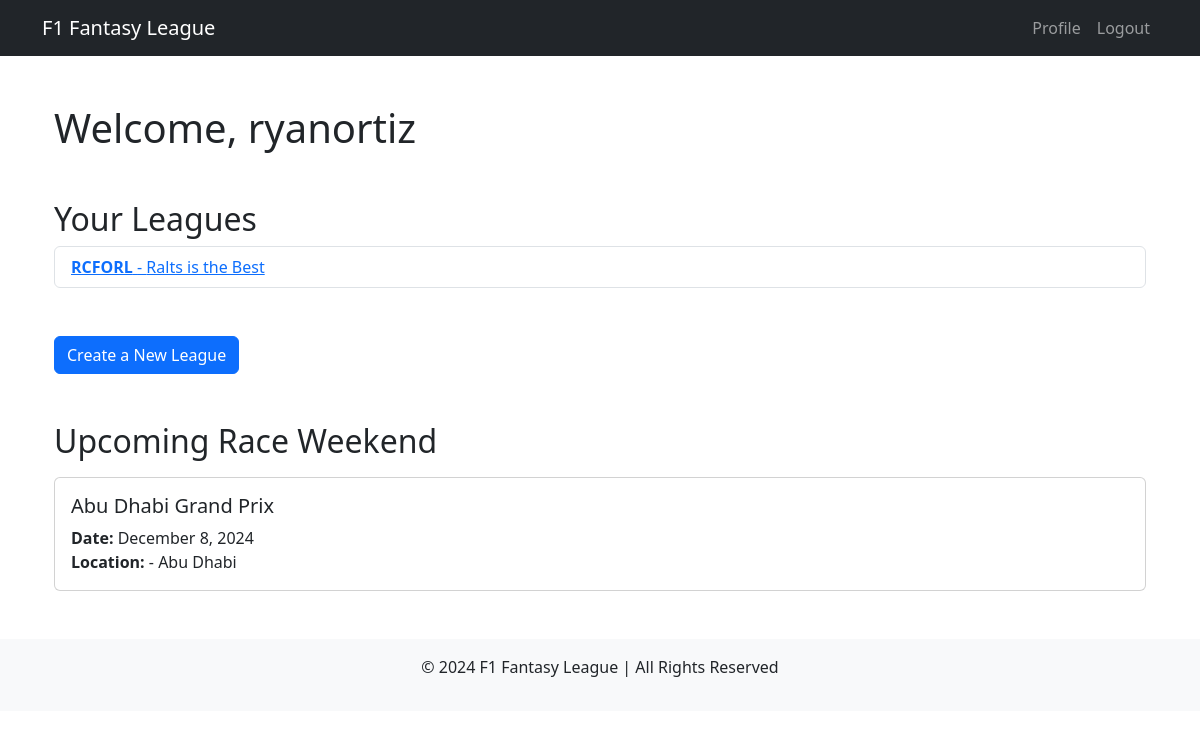
The app's page / (signed in) with its own data.
### league/models.py (models this page shows, shortened)
class League(models.Model):
    name = models.CharField(max_length=100)
    season = models.IntegerField()
    users = models.ManyToManyField(User, related_name="leagues")  # New field for users in a league

class Team(models.Model):
    user = models.ForeignKey(User, on_delete=models.CASCADE, related_name="teams")
    league = models.ForeignKey(League, on_delete=models.CASCADE, related_name="leagues")
    name = models.CharField(max_length=100)
    class Meta:
        unique_together = ('user', 'league')

class Race(models.Model):
    template = models.ForeignKey(RaceTemplate, on_delete=models.CASCADE, blank=True, null=True,related_name="races")
    league = models.ForeignKey(League, on_delete=models.CASCADE,blank=True, null=True, related_name="races")
    lineup_deadline = models.DateTimeField(blank=True, null=True)

class RaceTemplate(models.Model):
    name = models.CharField(max_length=100)
    date = models.DateField()
    location = models.CharField(max_length=100)
    season = models.IntegerField(default=2024)  # For example, the 2024 season
    round = models.IntegerField()  # The round of the race in the season
    circuit = models.CharField(max_length=300, blank=True, null=True)
    class Meta:
        unique_together = ('season', 'round')  # Ensures unique race templates per season and round

### league/views.py (the view)
# urls.py: path('', views.home_view, name='home_view'),
@login_required
def home_view(request):
    leagues = League.objects.filter(users=request.user)
    user_teams = {team.league_id: team for team in Team.objects.filter(user=request.user)}
    leagues_with_teams = [
        {
            'league_name': league.name,
            'team_name': user_teams[league.id].name if league.id in user_teams else "No Team",
            'league_id': league.id
        }
        for league in leagues
    ]
    next_race = (
        Race.objects
        .filter(league__in=leagues, template__date__gte=timezone.now().date())
        .select_related('template')
        .order_by('template__date')
        .first()
    )
    return render(request, 'league/home.html', {
        'leagues_with_teams': leagues_with_teams,
        'next_race': next_race,
    })

### league/templates/league/home.html (shortened to what this page needs)
{% extends 'league/base.html' %}
{% block content %}
<div class="container mt-4">
    <h1>Welcome, {{ user.username }}</h1>
    <section class="mt-5">
        <h2>Your Leagues</h2>
        {% if leagues_with_teams %}
            <ul class="list-group">
                {% for league_info in leagues_with_teams %}
                    <li class="list-group-item">
                       <a href="{% url 'league' league_info.league_id %}" ><strong>{{ league_info.league_name }}</strong> - {{ league_info.team_name }}</a>
                    </li>
                {% endfor %}
            </ul>
        {% else %}
            <p>You are not part of any leagues yet.</p>
        {% endif %}
    </section>
    <section class="mt-5">
        <a href="" class="btn btn-primary">Create a New League</a>
    </section>
    <section class="mt-5">
        <h2>Upcoming Race Weekend</h2>
        {% if next_race %}
            <div class="card mt-3">
                <div class="card-body">
                    <h5 class="card-title">{{ next_race.template.name }}</h5>
                    <p class="card-text">
                        <strong>Date:</strong> {{ next_race.template.date|date:"F j, Y" }}<br>
                        <strong>Location:</strong> {{ next_race.template.circuit_name }} - {{ next_race.template.location }}
                    </p>
                </div>
            </div>
        {% else %}
            <p>No upcoming races at the moment.</p>
        {% endif %}
    </section>
</div>
{% endblock %}

### records on screen
League: league_name "RCFORL"
Team: team_name "Ralts is the Best"
Race: template.name "Abu Dhabi Grand Prix", template "December 8, 2024", template.location "Abu Dhabi"

### other values on screen
{{ user.username }} "ryanortiz"
